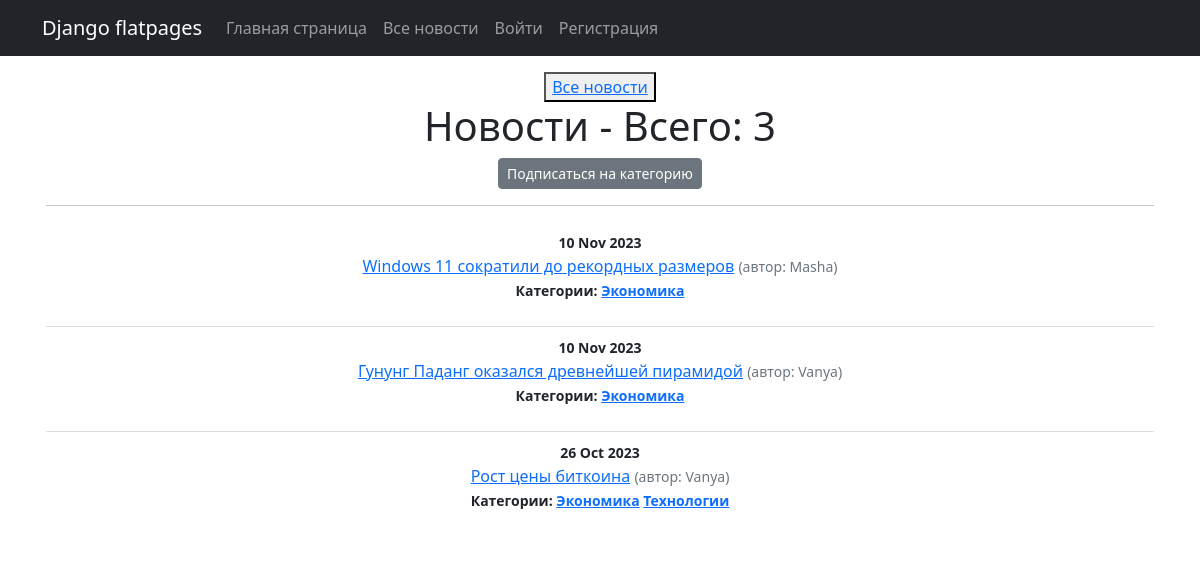
Screenshot of /all-posts/categories/3 with the database file from the repository.
### news/models.py (models this page shows, shortened)
class Post(models.Model):
    article = "AR"
    news = "NW"
    TYPE = [
        (article, 'Статья'),
        (news, 'Новость')
    ]
    author = models.ForeignKey(Author, on_delete = models.CASCADE)
    post_type = models.CharField(max_length = 2, choices=TYPE, default=article)
    time_in = models.DateTimeField(auto_now_add = True)
    categories = models.ManyToManyField(Category, through = "PostCategory")
    title = models.CharField(max_length = 120)
    text = models.TextField(unique = True)
    rating = models.IntegerField(default = 0)

class Author(models.Model):
    user = models.OneToOneField(User, on_delete = models.CASCADE)
    rating = models.IntegerField(default = 0)
    def __str__(self):
        return self.user.username

class Category(models.Model):
    category = models.CharField(max_length = 255, unique = True)
    subscribers = models.ManyToManyField(User, related_name='categories', blank=True)

### news/views.py (the view)
# urls.py: path('categories/<int:pk>', CategoryListView.as_view(), name='category_list'),
class CategoryListView(ListView):
    model = Post
    template_name = 'subscribe/category_list.html'
    context_object_name = 'category_news_list'
    def get_context_data(self, **kwargs):
        context = super().get_context_data(**kwargs)
        context['is_not_subscriber'] = self.request.user not in self.categories.subscribers.all()
        context['category'] = self.categories
        return context
    def get_queryset(self):
        self.categories =get_object_or_404(Category, id=self.kwargs['pk'])
        queryset = Post.objects.filter(categories=self.categories).order_by('-time_in')
        return queryset

### templates/subscribe/category_list.html (shortened to what this page needs)
{% extends 'flatpages/default.html' %}
{% block content %}
<button> <a href="http://127.0.0.1:8000/all-posts"> Все новости</a> </button>
<h1 class="text-center">Новости - Bceгo: {{ category_news_list|length }}</h1>
{% if is_not_subscriber %}
<p class="text-center"><a href="{% url 'subscribe' category.id %}" class="btn btn-secondary btn-sm"> Подписаться на категорию</a> </p>
{% endif %}
<hr>
<ul class="list-group list-group-flush">
    {% for newspost in category_news_list %}
        <li class="list-group-item">
            <small class="fw-bold">{{ newspost.time_in|date:'d M Y' }} </small><br>
            <a href="{% url 'news_detail' newspost.id %}">{{ newspost.title }}</a>
            <small class="text-muted">(автор: {{ newspost.author}})</small> <br>
            <small class="fw-bold">Категории:
                {% for category in newspost.categories.all %}
                    <a href="{% url 'category_list' category.id %}"> {{ category.category }}</a>
                {% endfor %}
            </small>
        </li>
    {% endfor %}
</ul>
{% endblock content %}

### rows the page displays
Post: time_in "10 Nov 2023", title "Windows 11 сократили до рекордных размеров", author "Masha"
Category: category "Экономика"
Post: time_in "10 Nov 2023", title "Гунунг Паданг оказался древнейшей пирамидой", author "Vanya"
Post: time_in "26 Oct 2023", title "Рост цены биткоина", author "Vanya"
Category: category "Технологии"

### other values shown
{{ category_news_list|length }} "3"
